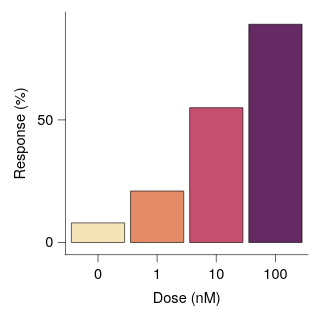

Here is the Vega-Lite specification saved for this chart:
### Vega-Lite specification from a JSON file in a GitHub repository (floating-point values rounded to 4 significant figures)
{"background": null, "config": {"arc": {"fill": "#DBDBDB", "fillOpacity": 1.0, "innerRadius": 25.0, "padAngle": 0.03, "stroke": "black", "strokeOpacity": 1, "strokeWidth": 0.25}, "area": {"fill": "#DBDBDB", "fillOpacity": 1.0, "stroke": "black", "strokeOpacity": 1, "strokeWidth": 0.25}, "axis": {"domain": true, "domainCap": "round", "domainColor": "black", "domainWidth": 0.25, "grid": false, "gridCap": "round", "gridColor": "#F1F1F1", "gridDash": [0, 0], "gridOpacity": 1.0, "gridWidth": 0.25, "labelColor": "black", "labelFont": "Helvetica Neue, HelveticaNeue, Helvetica, Arial, sans-serif", "labelFontSize": 6, "labelFontStyle": "normal", "labelFontWeight": 400, "offset": 0, "ticks": true, "tickCap": "round", "tickColor": "black", "tickRound": false, "tickSize": 3.0, "tickWidth": 0.25, "titleColor": "black", "titleFont": "Helvetica Neue, HelveticaNeue, Helvetica, Arial, sans-serif", "titleFontSize": 6, "titleFontStyle": "normal", "titleFontWeight": 400}, "axisX": {"domain": true, "labelAlign": "center", "labelAngle": 0, "labels": true, "ticks": true, "translate": 0}, "axisY": {"domain": true, "labelAlign": "right", "labelAngle": 0, "labels": true, "ticks": true, "translate": 0}, "axisRight": {"domain": true, "labelAlign": "left", "labelAngle": 0, "labels": true, "ticks": true, "translate": 0}, "axisTop": {"domain": true, "labelAlign": "center", "labelAngle": 0, "labels": true, "ticks": true, "translate": 0}, "axisBand": {"tickOffset": 0}, "bar": {"fill": "#DBDBDB", "fillOpacity": 1.0, "stroke": "black", "strokeOpacity": 1, "strokeWidth": 0.25}, "boxplot": {"size": 9.0, "ticks": {"cornerRadius": 0.25, "fill": "black", "opacity": 1, "size": 4.5, "thickness": 0.25}, "box": {"fillOpacity": 1.0, "stroke": "black", "strokeOpacity": 1, "strokeWidth": 0.25}, "median": {"cornerRadius": 0, "fill": "black", "fillOpacity": 1.0, "opacity": 1, "size": 9.0, "thickness": 0.25}, "rule": {"fill": "black", "fillOpacity": 1.0, "size": 10.0, "stroke": "black", "strokeDash": [0, 0], "strokeOpacity": 1, "strokeWidth": 0.25}, "outliers": {"color": "black", "fill": "black", "fillOpacity": 1.0, "size": 0, "stroke": "black", "strokeOpacity": 1, "strokeWidth": 0.25}}, "circle": {"fill": "black", "fillOpacity": 1.0, "size": 1.25, "stroke": null, "strokeOpacity": 1, "strokeWidth": 0.25}, "errorband": {"band": {"fillOpacity": 0.6, "stroke": null, "strokeWidth": 0.25, "strokeOpacity": 1}, "borders": {"opacity": 0, "strokeOpacity": 1, "strokeWidth": 0.25}}, "errorbar": {"opacity": 1, "rule": {"strokeDash": [0, 0], "strokeWidth": 0.25}, "ticks": {"color": "black", "cornerRadius": 0.125, "opacity": 1, "size": 6.0, "thickness": 0.25}, "thickness": 0.25}, "font": "Helvetica Neue, HelveticaNeue, Helvetica, Arial, sans-serif", "geoshape": {"fill": "#DBDBDB", "fillOpacity": 1.0, "stroke": "black", "strokeOpacity": 1, "strokeWidth": 0.25}, "header": {"labelColor": "black", "labelFont": "Helvetica Neue, HelveticaNeue, Helvetica, Arial, sans-serif", "labelFontSize": 6, "labelFontStyle": "normal", "labelFontWeight": 400, "titleColor": "black", "titleFont": "Helvetica Neue, HelveticaNeue, Helvetica, Arial, sans-serif", "titleFontSize": 6, "titleFontStyle": "normal", "titleFontWeight": 400, "titlePadding": 0}, "legend": {"disable": false, "offset": 4.5, "titlePadding": 4, "labelOffset": 2, "gradientLabelOffset": 2, "columnPadding": 4, "rowPadding": 2, "gradientThickness": 5, "gradientOpacity": 1.0, "gradientStrokeColor": "black", "gradientStrokeWidth": 0.25, "labelColor": "black", "labelFont": "Helvetica Neue, HelveticaNeue, Helvetica, Arial, sans-serif", "labelFontSize": 6, "labelFontStyle": "normal", "labelFontWeight": 400, "strokeColor": "black", "strokeWidth": 0, "symbolSize": 36, "symbolStrokeColor": "black", "symbolStrokeWidth": 0.25, "titleColor": "black", "titleFont": "Helvetica Neue, HelveticaNeue, Helvetica, Arial, sans-serif", "titleFontSize": 6, "titleFontStyle": "normal", "titleFontWeight": 400}, "line": {"color": "black", "stroke": "black", "strokeCap": "butt", "strokeDash": [0, 0], "strokeOpacity": 1, "strokeWidth": 0.5}, "point": {"filled": true, "fill": "#DBDBDB", "fillOpacity": 1.0, "size": 5.0, "stroke": "black", "strokeOpacity": 1, "strokeWidth": 0.25}, "range": {"category": ["#9D9D9D", "#28287D", "#004225", "#47266F", "#00605D", "#DBDBDB", "#7983C1", "#6E927B", "#937FB4", "#699A97"], "diverging": {"scheme": ["#4F4265", "#6A5C82", "#85789D", "#A196B7", "#BDB5CE", "#D8D6DD", "#F6F6F6", "#CED8D7", "#9DBFBD", "#75A3A0", "#518683", "#326967", "#164D4B"]}, "heatmap": {"scheme": ["#440154", "#472270", "#433E82", "#38598C", "#2C728E", "#238A8D", "#24A086", "#39B578", "#5DC862", "#96D646", "#CAE02D", "#FDE724"]}, "ordinal": {"scheme": ["#F1F1F1", "#DBDBDB", "#C6C6C6", "#B2B2B2", "#9D9D9D", "#898989", "#767676", "#636363", "#515151", "#404040", "#2F2F2F", "#1F1F1F"]}, "ramp": {"scheme": ["#440154", "#472270", "#433E82", "#38598C", "#2C728E", "#238A8D", "#24A086", "#39B578", "#5DC862", "#96D646", "#CAE02D", "#FDE724"]}}, "rule": {"color": "black", "stroke": "black", "strokeCap": "round", "strokeDash": [2, 2], "strokeOpacity": 1, "strokeWidth": 0.25}, "scale": {"barBandPaddingInner": 0.1, "rectBandPaddingInner": 0, "tickBandPaddingInner": 0.1, "bandPaddingOuter": 0.1, "bandWithNestedOffsetPaddingInner": 0.2, "bandWithNestedOffsetPaddingOuter": 0.2, "offsetBandPaddingInner": 0, "offsetBandPaddingOuter": 0, "continuousPadding": 5.0, "round": false}, "rect": {"fill": "#DBDBDB", "fillOpacity": 1.0, "stroke": "black", "strokeOpacity": 1, "strokeWidth": 0.25}, "square": {"fill": "#DBDBDB", "fillOpacity": 1.0, "size": 10.0, "stroke": "black", "strokeOpacity": 1, "strokeWidth": 0.25}, "text": {"color": "black", "font": "Helvetica Neue, HelveticaNeue, Helvetica, Arial, sans-serif", "fontSize": 6, "fontStyle": "normal", "fontWeight": 400}, "tick": {"color": "black", "cornerRadius": 0.125, "opacity": 1.0, "size": 9.0, "thickness": 0.25}, "title": {"anchor": "middle", "frame": "group", "color": "black", "font": "Helvetica Neue, HelveticaNeue, Helvetica, Arial, sans-serif", "fontSize": 6, "fontStyle": "normal", "fontWeight": 400, "subtitleColor": "black", "subtitleFont": "Helvetica Neue, HelveticaNeue, Helvetica, Arial, sans-serif", "subtitleFontSize": 6, "subtitleFontStyle": "normal", "subtitleFontWeight": 400}, "trail": {"color": "black", "opacity": 1, "size": 0.5}, "view": {"continuousWidth": 100, "continuousHeight": 100, "discreteWidth": 100, "discreteHeight": 100, "fill": null, "stroke": null, "strokeWidth": 0.25}}, "data": {"name": "data-d11018b35c55ea5cada1641c676bdac5"}, "mark": {"type": "bar"}, "encoding": {"color": {"field": "dose", "legend": null, "scale": {"range": ["#F6E4B9", "#E38B66", "#C44F6F", "#652964"]}, "sort": null, "type": "nominal"}, "x": {"field": "dose", "sort": null, "title": "Dose (nM)", "type": "nominal"}, "y": {"field": "response", "title": "Response (%)", "type": "quantitative", "scale": {"nice": false}}}, "$schema": "https://vega.github.io/schema/vega-lite/v6.4.1.json", "datasets": {"data-d11018b35c55ea5cada1641c676bdac5": [{"dose": "0", "response": 8.0}, {"dose": "1", "response": 21.0}, {"dose": "10", "response": 55.0}, {"dose": "100", "response": 89.0}]}}
